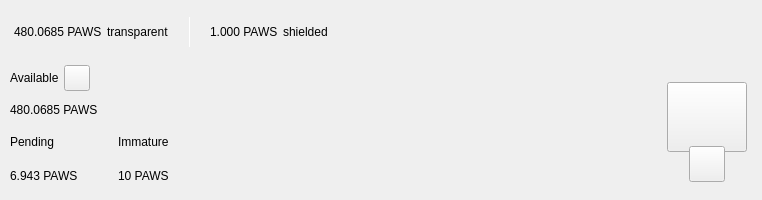
<?xml version="1.0" encoding="UTF-8"?>
<ui version="4.0">
 <class>TopBar</class>
 <widget class="QWidget" name="TopBar">
  <property name="geometry">
   <rect>
    <x>0</x>
    <y>0</y>
    <width>734</width>
    <height>200</height>
   </rect>
  </property>
  <property name="minimumSize">
   <size>
    <width>0</width>
    <height>200</height>
   </size>
  </property>
  <property name="maximumSize">
   <size>
    <width>16777215</width>
    <height>200</height>
   </size>
  </property>
  <property name="windowTitle">
   <string>Form</string>
  </property>
  <layout class="QVBoxLayout" name="verticalLayout_10" stretch="0">
   <property name="spacing">
    <number>0</number>
   </property>
   <property name="leftMargin">
    <number>0</number>
   </property>
   <property name="topMargin">
    <number>0</number>
   </property>
   <property name="rightMargin">
    <number>0</number>
   </property>
   <property name="bottomMargin">
    <number>0</number>
   </property>
   <item>
    <widget class="PFBorderImage" name="containerTop">
     <layout class="QVBoxLayout" name="verticalLayout_11">
      <property name="spacing">
       <number>0</number>
      </property>
      <property name="leftMargin">
       <number>0</number>
      </property>
      <property name="topMargin">
       <number>0</number>
      </property>
      <property name="rightMargin">
       <number>0</number>
      </property>
      <property name="bottomMargin">
       <number>0</number>
      </property>
      <item>
       <widget class="QWidget" name="top_container_2" native="true">
        <property name="minimumSize">
         <size>
          <width>0</width>
          <height>65</height>
         </size>
        </property>
        <layout class="QHBoxLayout" name="top_container">
         <property name="spacing">
          <number>0</number>
         </property>
         <property name="leftMargin">
          <number>14</number>
         </property>
         <property name="topMargin">
          <number>0</number>
         </property>
         <property name="rightMargin">
          <number>14</number>
         </property>
         <property name="bottomMargin">
          <number>0</number>
         </property>
         <item alignment="Qt::AlignVCenter">
          <widget class="QWidget" name="widgetTopAmount" native="true">
           <property name="sizePolicy">
            <sizepolicy hsizetype="Preferred" vsizetype="Maximum">
             <horstretch>0</horstretch>
             <verstretch>0</verstretch>
            </sizepolicy>
           </property>
           <layout class="QHBoxLayout" name="horizontalLayout_5">
            <property name="spacing">
             <number>5</number>
            </property>
            <property name="leftMargin">
             <number>0</number>
            </property>
            <property name="topMargin">
             <number>0</number>
            </property>
            <property name="rightMargin">
             <number>0</number>
            </property>
            <property name="bottomMargin">
             <number>0</number>
            </property>
            <item alignment="Qt::AlignTop">
             <widget class="QLabel" name="labelAmountTopPaws">
              <property name="minimumSize">
               <size>
                <width>0</width>
                <height>36</height>
               </size>
              </property>
              <property name="styleSheet">
               <string notr="true">padding:0px;margin:0px;</string>
              </property>
              <property name="text">
               <string notr="true">480.0685 PAWS</string>
              </property>
             </widget>
            </item>
            <item>
             <widget class="QLabel" name="labelTrans">
              <property name="text">
               <string>transparent</string>
              </property>
             </widget>
            </item>
            <item>
             <spacer name="horizontalSpacer_11">
              <property name="orientation">
               <enum>Qt::Horizontal</enum>
              </property>
              <property name="sizeType">
               <enum>QSizePolicy::Fixed</enum>
              </property>
              <property name="sizeHint" stdset="0">
               <size>
                <width>15</width>
                <height>20</height>
               </size>
              </property>
             </spacer>
            </item>
            <item alignment="Qt::AlignVCenter">
             <widget class="QLabel" name="typeSpacerTop">
              <property name="minimumSize">
               <size>
                <width>1</width>
                <height>30</height>
               </size>
              </property>
              <property name="maximumSize">
               <size>
                <width>1</width>
                <height>30</height>
               </size>
              </property>
              <property name="styleSheet">
               <string notr="true">background-color:white;
padding:0px;
border:none;</string>
              </property>
              <property name="text">
               <string/>
              </property>
             </widget>
            </item>
            <item>
             <spacer name="horizontalSpacer_12">
              <property name="orientation">
               <enum>Qt::Horizontal</enum>
              </property>
              <property name="sizeType">
               <enum>QSizePolicy::Fixed</enum>
              </property>
              <property name="sizeHint" stdset="0">
               <size>
                <width>15</width>
                <height>20</height>
               </size>
              </property>
             </spacer>
            </item>
            <item alignment="Qt::AlignTop">
             <widget class="QLabel" name="labelAmountTopShieldedPaws">
              <property name="minimumSize">
               <size>
                <width>0</width>
                <height>36</height>
               </size>
              </property>
              <property name="text">
               <string notr="true">1.000 PAWS</string>
              </property>
             </widget>
            </item>
            <item>
             <widget class="QLabel" name="labelShield">
              <property name="text">
               <string>shielded</string>
              </property>
             </widget>
            </item>
           </layout>
          </widget>
         </item>
         <item>
          <spacer name="horizontalSpacer">
           <property name="orientation">
            <enum>Qt::Horizontal</enum>
           </property>
           <property name="sizeHint" stdset="0">
            <size>
             <width>40</width>
             <height>20</height>
            </size>
           </property>
          </spacer>
         </item>
         <item>
          <layout class="QHBoxLayout" name="horizontalLayout_4">
           <property name="spacing">
            <number>12</number>
           </property>
           <property name="rightMargin">
            <number>0</number>
           </property>
           <item alignment="Qt::AlignRight">
            <widget class="QWidget" name="layoutSync" native="true">
             <property name="minimumSize">
              <size>
               <width>0</width>
               <height>36</height>
              </size>
             </property>
             <property name="maximumSize">
              <size>
               <width>16777215</width>
               <height>36</height>
              </size>
             </property>
             <layout class="QVBoxLayout" name="verticalLayout_9">
              <property name="leftMargin">
               <number>0</number>
              </property>
              <property name="topMargin">
               <number>0</number>
              </property>
              <property name="rightMargin">
               <number>0</number>
              </property>
              <property name="bottomMargin">
               <number>0</number>
              </property>
              <item>
               <widget class="ExpandableButton" name="pushButtonSync" native="true">
                <property name="minimumSize">
                 <size>
                  <width>36</width>
                  <height>36</height>
                 </size>
                </property>
                <property name="maximumSize">
                 <size>
                  <width>16777215</width>
                  <height>36</height>
                 </size>
                </property>
               </widget>
              </item>
             </layout>
            </widget>
           </item>
           <item>
            <widget class="ExpandableButton" name="pushButtonHDUpgrade" native="true">
             <property name="minimumSize">
              <size>
               <width>36</width>
               <height>36</height>
              </size>
             </property>
            </widget>
           </item>
           <item>
            <widget class="ExpandableButton" name="pushButtonStack" native="true">
             <property name="minimumSize">
              <size>
               <width>36</width>
               <height>36</height>
              </size>
             </property>
            </widget>
           </item>
           <item>
            <widget class="ExpandableButton" name="pushButtonColdStaking" native="true">
             <property name="minimumSize">
              <size>
               <width>36</width>
               <height>36</height>
              </size>
             </property>
            </widget>
           </item>
           <item>
            <widget class="ExpandableButton" name="pushButtonConnection" native="true">
             <property name="minimumSize">
              <size>
               <width>36</width>
               <height>36</height>
              </size>
             </property>
            </widget>
           </item>
           <item>
            <widget class="ExpandableButton" name="pushButtonTor" native="true">
             <property name="minimumSize">
              <size>
               <width>36</width>
               <height>36</height>
              </size>
             </property>
            </widget>
           </item>
           <item>
            <widget class="ExpandableButton" name="pushButtonLock" native="true">
             <property name="sizePolicy">
              <sizepolicy hsizetype="Expanding" vsizetype="Expanding">
               <horstretch>0</horstretch>
               <verstretch>0</verstretch>
              </sizepolicy>
             </property>
             <property name="minimumSize">
              <size>
               <width>36</width>
               <height>0</height>
              </size>
             </property>
            </widget>
           </item>
           <item>
            <widget class="ExpandableButton" name="pushButtonTheme" native="true">
             <property name="minimumSize">
              <size>
               <width>36</width>
               <height>36</height>
              </size>
             </property>
             <property name="maximumSize">
              <size>
               <width>16777215</width>
               <height>36</height>
              </size>
             </property>
            </widget>
           </item>
           <item>
            <widget class="ExpandableButton" name="pushButtonFAQ" native="true">
             <property name="minimumSize">
              <size>
               <width>36</width>
               <height>36</height>
              </size>
             </property>
            </widget>
           </item>
          </layout>
         </item>
        </layout>
       </widget>
      </item>
      <item>
       <widget class="QWidget" name="bottom_container" native="true">
        <property name="minimumSize">
         <size>
          <width>0</width>
          <height>135</height>
         </size>
        </property>
        <layout class="QHBoxLayout" name="botton_container">
         <property name="leftMargin">
          <number>10</number>
         </property>
         <property name="topMargin">
          <number>0</number>
         </property>
         <property name="rightMargin">
          <number>10</number>
         </property>
         <property name="bottomMargin">
          <number>10</number>
         </property>
         <item>
          <layout class="QVBoxLayout" name="verticalLayout_7">
           <property name="spacing">
            <number>0</number>
           </property>
           <property name="leftMargin">
            <number>0</number>
           </property>
           <property name="rightMargin">
            <number>30</number>
           </property>
           <item>
            <layout class="QVBoxLayout" name="verticalLayout_2">
             <item>
              <layout class="QHBoxLayout" name="horizontalLayoutContainerAvailable">
               <property name="spacing">
                <number>5</number>
               </property>
               <item>
                <widget class="QLabel" name="labelTitle1">
                 <property name="text">
                  <string>Available</string>
                 </property>
                </widget>
               </item>
               <item>
                <widget class="QPushButton" name="pushButtonBalanceInfo">
                 <property name="minimumSize">
                  <size>
                   <width>26</width>
                   <height>26</height>
                  </size>
                 </property>
                 <property name="maximumSize">
                  <size>
                   <width>26</width>
                   <height>26</height>
                  </size>
                 </property>
                 <property name="mouseTracking">
                  <bool>true</bool>
                 </property>
                 <property name="focusPolicy">
                  <enum>Qt::NoFocus</enum>
                 </property>
                 <property name="text">
                  <string notr="true"/>
                 </property>
                 <property name="iconSize">
                  <size>
                   <width>24</width>
                   <height>24</height>
                  </size>
                 </property>
                 <property name="shortcut">
                  <string notr="true"/>
                 </property>
                </widget>
               </item>
               <item>
                <spacer name="horizontalSpacer_4">
                 <property name="orientation">
                  <enum>Qt::Horizontal</enum>
                 </property>
                 <property name="sizeType">
                  <enum>QSizePolicy::MinimumExpanding</enum>
                 </property>
                 <property name="sizeHint" stdset="0">
                  <size>
                   <width>20</width>
                   <height>20</height>
                  </size>
                 </property>
                </spacer>
               </item>
              </layout>
             </item>
             <item>
              <widget class="QLabel" name="labelAmountPaws">
               <property name="text">
                <string notr="true">480.0685 PAWS</string>
               </property>
              </widget>
             </item>
            </layout>
           </item>
           <item>
            <widget class="QWidget" name="container_imm_pend" native="true">
             <layout class="QHBoxLayout" name="horizontalLayout_2">
              <property name="spacing">
               <number>0</number>
              </property>
              <property name="leftMargin">
               <number>0</number>
              </property>
              <property name="topMargin">
               <number>0</number>
              </property>
              <property name="rightMargin">
               <number>0</number>
              </property>
              <property name="bottomMargin">
               <number>0</number>
              </property>
              <item alignment="Qt::AlignLeft">
               <widget class="QWidget" name="container_pending" native="true">
                <property name="sizePolicy">
                 <sizepolicy hsizetype="Minimum" vsizetype="Preferred">
                  <horstretch>0</horstretch>
                  <verstretch>0</verstretch>
                 </sizepolicy>
                </property>
                <layout class="QVBoxLayout" name="verticalLayout_3">
                 <property name="leftMargin">
                  <number>0</number>
                 </property>
                 <property name="topMargin">
                  <number>0</number>
                 </property>
                 <property name="rightMargin">
                  <number>0</number>
                 </property>
                 <property name="bottomMargin">
                  <number>0</number>
                 </property>
                 <item>
                  <widget class="QLabel" name="labelTitle3">
                   <property name="text">
                    <string>Pending</string>
                   </property>
                  </widget>
                 </item>
                 <item>
                  <widget class="QLabel" name="labelPendingPaws">
                   <property name="text">
                    <string notr="true">6.943 PAWS</string>
                   </property>
                  </widget>
                 </item>
                </layout>
               </widget>
              </item>
              <item>
               <spacer name="horizontalSpacer_3">
                <property name="orientation">
                 <enum>Qt::Horizontal</enum>
                </property>
                <property name="sizeType">
                 <enum>QSizePolicy::Fixed</enum>
                </property>
                <property name="sizeHint" stdset="0">
                 <size>
                  <width>40</width>
                  <height>20</height>
                 </size>
                </property>
               </spacer>
              </item>
              <item alignment="Qt::AlignLeft">
               <widget class="QWidget" name="container_immature" native="true">
                <property name="sizePolicy">
                 <sizepolicy hsizetype="Minimum" vsizetype="Preferred">
                  <horstretch>0</horstretch>
                  <verstretch>0</verstretch>
                 </sizepolicy>
                </property>
                <layout class="QVBoxLayout" name="verticalLayout_4">
                 <property name="leftMargin">
                  <number>0</number>
                 </property>
                 <property name="topMargin">
                  <number>0</number>
                 </property>
                 <property name="rightMargin">
                  <number>0</number>
                 </property>
                 <property name="bottomMargin">
                  <number>0</number>
                 </property>
                 <item>
                  <widget class="QLabel" name="labelTitle4">
                   <property name="text">
                    <string>Immature</string>
                   </property>
                  </widget>
                 </item>
                 <item>
                  <widget class="QLabel" name="labelImmaturePaws">
                   <property name="text">
                    <string notr="true">10 PAWS</string>
                   </property>
                  </widget>
                 </item>
                </layout>
               </widget>
              </item>
              <item>
               <spacer name="horizontalSpacer_5">
                <property name="orientation">
                 <enum>Qt::Horizontal</enum>
                </property>
                <property name="sizeHint" stdset="0">
                 <size>
                  <width>40</width>
                  <height>20</height>
                 </size>
                </property>
               </spacer>
              </item>
             </layout>
            </widget>
           </item>
          </layout>
         </item>
         <item>
          <spacer name="horizontalSpacer_2">
           <property name="orientation">
            <enum>Qt::Horizontal</enum>
           </property>
           <property name="sizeHint" stdset="0">
            <size>
             <width>40</width>
             <height>20</height>
            </size>
           </property>
          </spacer>
         </item>
         <item alignment="Qt::AlignHCenter|Qt::AlignVCenter">
          <widget class="QWidget" name="qrContainer" native="true">
           <property name="sizePolicy">
            <sizepolicy hsizetype="Preferred" vsizetype="Minimum">
             <horstretch>0</horstretch>
             <verstretch>0</verstretch>
            </sizepolicy>
           </property>
           <property name="minimumSize">
            <size>
             <width>90</width>
             <height>110</height>
            </size>
           </property>
           <property name="maximumSize">
            <size>
             <width>90</width>
             <height>110</height>
            </size>
           </property>
           <layout class="QVBoxLayout" name="containerQR">
            <property name="spacing">
             <number>0</number>
            </property>
            <property name="leftMargin">
             <number>5</number>
            </property>
            <property name="topMargin">
             <number>10</number>
            </property>
            <property name="rightMargin">
             <number>5</number>
            </property>
            <property name="bottomMargin">
             <number>0</number>
            </property>
            <item>
             <widget class="QPushButton" name="btnQr">
              <property name="minimumSize">
               <size>
                <width>70</width>
                <height>70</height>
               </size>
              </property>
              <property name="maximumSize">
               <size>
                <width>16777215</width>
                <height>70</height>
               </size>
              </property>
              <property name="focusPolicy">
               <enum>Qt::NoFocus</enum>
              </property>
              <property name="text">
               <string/>
              </property>
              <property name="iconSize">
               <size>
                <width>70</width>
                <height>70</height>
               </size>
              </property>
             </widget>
            </item>
            <item>
             <spacer name="verticalSpacer">
              <property name="orientation">
               <enum>Qt::Vertical</enum>
              </property>
              <property name="sizeType">
               <enum>QSizePolicy::Fixed</enum>
              </property>
              <property name="sizeHint" stdset="0">
               <size>
                <width>20</width>
                <height>20</height>
               </size>
              </property>
             </spacer>
            </item>
            <item alignment="Qt::AlignHCenter|Qt::AlignBottom">
             <widget class="QPushButton" name="pushButtonQR">
              <property name="minimumSize">
               <size>
                <width>36</width>
                <height>36</height>
               </size>
              </property>
              <property name="maximumSize">
               <size>
                <width>36</width>
                <height>36</height>
               </size>
              </property>
              <property name="focusPolicy">
               <enum>Qt::NoFocus</enum>
              </property>
              <property name="text">
               <string/>
              </property>
             </widget>
            </item>
           </layout>
          </widget>
         </item>
        </layout>
       </widget>
      </item>
     </layout>
    </widget>
   </item>
  </layout>
 </widget>
 <customwidgets>
  <customwidget>
   <class>ExpandableButton</class>
   <extends>QWidget</extends>
   <header>qt/paws/expandablebutton.h</header>
   <container>1</container>
  </customwidget>
  <customwidget>
   <class>PFBorderImage</class>
   <extends>QFrame</extends>
   <header>qt/paws/pfborderimage.h</header>
   <container>1</container>
  </customwidget>
 </customwidgets>
 <resources/>
 <connections/>
</ui>
